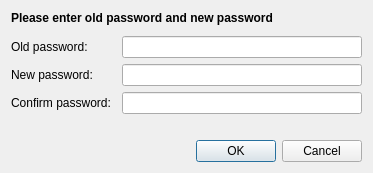
<?xml version="1.0" encoding="UTF-8"?>
<ui version="4.0">
 <class>ChangePasswordDialog</class>
 <widget class="QDialog" name="ChangePasswordDialog">
  <property name="geometry">
   <rect>
    <x>0</x>
    <y>0</y>
    <width>419</width>
    <height>204</height>
   </rect>
  </property>
  <property name="windowTitle">
   <string>Change password</string>
  </property>
  <layout class="QVBoxLayout" name="verticalLayout">
   <property name="sizeConstraint">
    <enum>QLayout::SetFixedSize</enum>
   </property>
   <item>
    <widget class="QLabel" name="label_4">
     <property name="font">
      <font>
       <weight>75</weight>
       <bold>true</bold>
      </font>
     </property>
     <property name="text">
      <string>Please enter old password and new password</string>
     </property>
    </widget>
   </item>
   <item>
    <spacer name="verticalSpacer">
     <property name="orientation">
      <enum>Qt::Vertical</enum>
     </property>
     <property name="sizeType">
      <enum>QSizePolicy::Fixed</enum>
     </property>
     <property name="sizeHint" stdset="0">
      <size>
       <width>20</width>
       <height>5</height>
      </size>
     </property>
    </spacer>
   </item>
   <item>
    <layout class="QGridLayout" name="gridLayout">
     <property name="verticalSpacing">
      <number>6</number>
     </property>
     <item row="0" column="0">
      <widget class="QLabel" name="label">
       <property name="text">
        <string>Old password:</string>
       </property>
       <property name="buddy">
        <cstring>txtOldPassword</cstring>
       </property>
      </widget>
     </item>
     <item row="0" column="1">
      <spacer name="horizontalSpacer">
       <property name="orientation">
        <enum>Qt::Horizontal</enum>
       </property>
       <property name="sizeType">
        <enum>QSizePolicy::MinimumExpanding</enum>
       </property>
       <property name="sizeHint" stdset="0">
        <size>
         <width>5</width>
         <height>20</height>
        </size>
       </property>
      </spacer>
     </item>
     <item row="0" column="2">
      <widget class="QLineEdit" name="txtOldPassword">
       <property name="minimumSize">
        <size>
         <width>240</width>
         <height>0</height>
        </size>
       </property>
       <property name="maxLength">
        <number>30</number>
       </property>
       <property name="echoMode">
        <enum>QLineEdit::Password</enum>
       </property>
      </widget>
     </item>
     <item row="1" column="0">
      <widget class="QLabel" name="label_2">
       <property name="text">
        <string>New password:</string>
       </property>
       <property name="buddy">
        <cstring>txtNewPassword</cstring>
       </property>
      </widget>
     </item>
     <item row="1" column="1">
      <spacer name="horizontalSpacer_2">
       <property name="orientation">
        <enum>Qt::Horizontal</enum>
       </property>
       <property name="sizeType">
        <enum>QSizePolicy::MinimumExpanding</enum>
       </property>
       <property name="sizeHint" stdset="0">
        <size>
         <width>5</width>
         <height>20</height>
        </size>
       </property>
      </spacer>
     </item>
     <item row="1" column="2">
      <widget class="QLineEdit" name="txtNewPassword">
       <property name="maxLength">
        <number>30</number>
       </property>
       <property name="echoMode">
        <enum>QLineEdit::Password</enum>
       </property>
      </widget>
     </item>
     <item row="2" column="0">
      <widget class="QLabel" name="label_3">
       <property name="text">
        <string>Confirm password:</string>
       </property>
       <property name="buddy">
        <cstring>txtConfirmPassword</cstring>
       </property>
      </widget>
     </item>
     <item row="2" column="1">
      <spacer name="horizontalSpacer_3">
       <property name="orientation">
        <enum>Qt::Horizontal</enum>
       </property>
       <property name="sizeType">
        <enum>QSizePolicy::MinimumExpanding</enum>
       </property>
       <property name="sizeHint" stdset="0">
        <size>
         <width>5</width>
         <height>20</height>
        </size>
       </property>
      </spacer>
     </item>
     <item row="2" column="2">
      <widget class="QLineEdit" name="txtConfirmPassword">
       <property name="maxLength">
        <number>30</number>
       </property>
       <property name="echoMode">
        <enum>QLineEdit::Password</enum>
       </property>
      </widget>
     </item>
    </layout>
   </item>
   <item>
    <spacer name="verticalSpacer_2">
     <property name="orientation">
      <enum>Qt::Vertical</enum>
     </property>
     <property name="sizeType">
      <enum>QSizePolicy::Fixed</enum>
     </property>
     <property name="sizeHint" stdset="0">
      <size>
       <width>20</width>
       <height>20</height>
      </size>
     </property>
    </spacer>
   </item>
   <item>
    <widget class="QDialogButtonBox" name="buttonBox">
     <property name="orientation">
      <enum>Qt::Horizontal</enum>
     </property>
     <property name="standardButtons">
      <set>QDialogButtonBox::Cancel|QDialogButtonBox::Ok</set>
     </property>
    </widget>
   </item>
  </layout>
 </widget>
 <tabstops>
  <tabstop>txtOldPassword</tabstop>
  <tabstop>txtNewPassword</tabstop>
  <tabstop>txtConfirmPassword</tabstop>
  <tabstop>buttonBox</tabstop>
 </tabstops>
 <resources/>
 <connections>
  <connection>
   <sender>buttonBox</sender>
   <signal>accepted()</signal>
   <receiver>ChangePasswordDialog</receiver>
   <slot>accept()</slot>
   <hints>
    <hint type="sourcelabel">
     <x>248</x>
     <y>254</y>
    </hint>
    <hint type="destinationlabel">
     <x>157</x>
     <y>274</y>
    </hint>
   </hints>
  </connection>
  <connection>
   <sender>buttonBox</sender>
   <signal>rejected()</signal>
   <receiver>ChangePasswordDialog</receiver>
   <slot>reject()</slot>
   <hints>
    <hint type="sourcelabel">
     <x>316</x>
     <y>260</y>
    </hint>
    <hint type="destinationlabel">
     <x>286</x>
     <y>274</y>
    </hint>
   </hints>
  </connection>
 </connections>
</ui>
